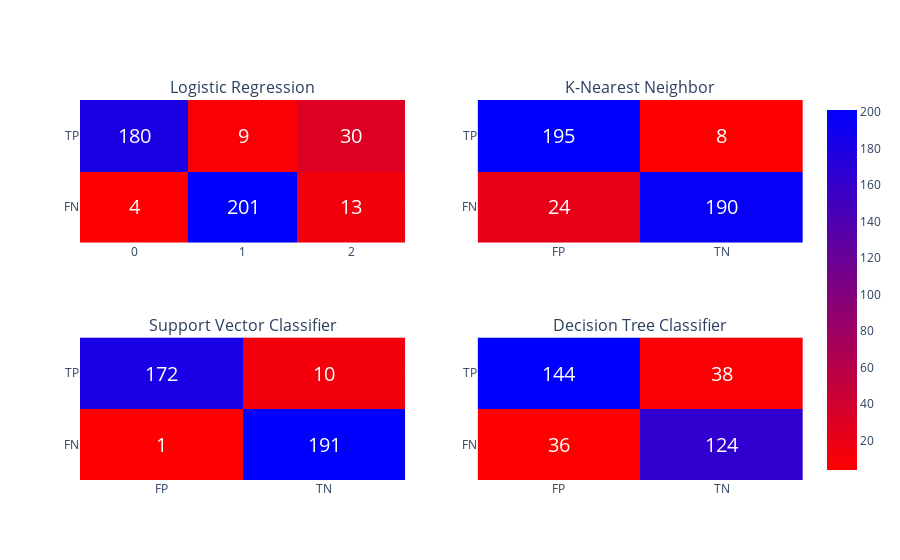

The cell this chart's notebook holds for it:
### Code cell
x= ['FP','TN']
y= ['TP','FN']
colorscale = [[0, 'rgb(255,0,0)'], [1, 'rgb(0,0,255)']]

conf_matrix = make_subplots(rows=2, cols=2, subplot_titles=("Logistic Regression", "K-Nearest Neighbor", "Support Vector Classifier", "Decision Tree Classifier"))
conf_matrix.add_heatmap(y=y, colorscale=colorscale, texttemplate="%{text}", textfont={"size":20}, z=log_reg_cf, text=log_reg_cf, row=1, col=1)
conf_matrix.add_heatmap(x=x, y=y, colorscale=colorscale, texttemplate="%{text}", textfont={"size":20}, showscale=False, z=kneighbors_cf, text=kneighbors_cf, row=1, col=2)
conf_matrix.add_heatmap(x=x, y=y, colorscale=colorscale, texttemplate="%{text}", textfont={"size":20}, showscale=False, z=svc_cf, text=svc_cf, row=2, col=1)
conf_matrix.add_heatmap(x=x, y=y, colorscale=colorscale, texttemplate="%{text}", textfont={"size":20}, showscale=False, z=tree_cf, text=tree_cf, row=2, col=2)

conf_matrix.update_yaxes(autorange="reversed")
conf_matrix.show()

### Figure 1 — Plotly figure (JSON) as saved in the notebook; plotly's stock layout.template omitted (floating-point values rounded to 4 significant figures)
{"data": [{"colorscale": [[0, "rgb(255,0,0)"], [1, "rgb(0,0,255)"]], "text": [[180, 9, 30], [4, 201, 13], [4, 3, 212]], "textfont": {"size": 20}, "texttemplate": "%{text}", "type": "heatmap", "xaxis": "x", "y": ["TP", "FN"], "yaxis": "y", "z": [[180, 9, 30], [4, 201, 13], [4, 3, 212]]}, {"colorscale": [[0, "rgb(255,0,0)"], [1, "rgb(0,0,255)"]], "showscale": false, "text": [[195, 8, 16], [24, 190, 4], [60, 23, 136]], "textfont": {"size": 20}, "texttemplate": "%{text}", "type": "heatmap", "x": ["FP", "TN"], "xaxis": "x2", "y": ["TP", "FN"], "yaxis": "y2", "z": [[195, 8, 16], [24, 190, 4], [60, 23, 136]]}, {"colorscale": [[0, "rgb(255,0,0)"], [1, "rgb(0,0,255)"]], "showscale": false, "text": [[172, 10, 37], [1, 191, 26], [2, 3, 214]], "textfont": {"size": 20}, "texttemplate": "%{text}", "type": "heatmap", "x": ["FP", "TN"], "xaxis": "x3", "y": ["TP", "FN"], "yaxis": "y3", "z": [[172, 10, 37], [1, 191, 26], [2, 3, 214]]}, {"colorscale": [[0, "rgb(255,0,0)"], [1, "rgb(0,0,255)"]], "showscale": false, "text": [[144, 38, 37], [36, 124, 58], [30, 43, 146]], "textfont": {"size": 20}, "texttemplate": "%{text}", "type": "heatmap", "x": ["FP", "TN"], "xaxis": "x4", "y": ["TP", "FN"], "yaxis": "y4", "z": [[144, 38, 37], [36, 124, 58], [30, 43, 146]]}], "layout": {"annotations": [{"font": {"size": 16}, "showarrow": false, "text": "Logistic Regression", "x": 0.225, "xanchor": "center", "xref": "paper", "y": 1, "yanchor": "bottom", "yref": "paper"}, {"font": {"size": 16}, "showarrow": false, "text": "K-Nearest Neighbor", "x": 0.775, "xanchor": "center", "xref": "paper", "y": 1, "yanchor": "bottom", "yref": "paper"}, {"font": {"size": 16}, "showarrow": false, "text": "Support Vector Classifier", "x": 0.225, "xanchor": "center", "xref": "paper", "y": 0.375, "yanchor": "bottom", "yref": "paper"}, {"font": {"size": 16}, "showarrow": false, "text": "Decision Tree Classifier", "x": 0.775, "xanchor": "center", "xref": "paper", "y": 0.375, "yanchor": "bottom", "yref": "paper"}], "xaxis": {"anchor": "y", "domain": [0, 0.45]}, "xaxis2": {"anchor": "y2", "domain": [0.55, 1]}, "xaxis3": {"anchor": "y3", "domain": [0, 0.45]}, "xaxis4": {"anchor": "y4", "domain": [0.55, 1]}, "yaxis": {"anchor": "x", "autorange": "reversed", "domain": [0.625, 1]}, "yaxis2": {"anchor": "x2", "autorange": "reversed", "domain": [0.625, 1]}, "yaxis3": {"anchor": "x3", "autorange": "reversed", "domain": [0, 0.375]}, "yaxis4": {"anchor": "x4", "autorange": "reversed", "domain": [0, 0.375]}}}
